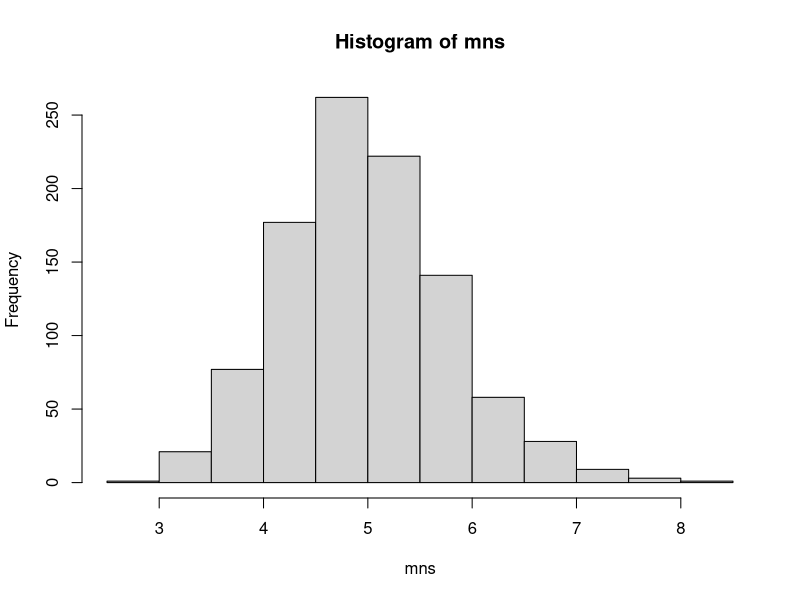
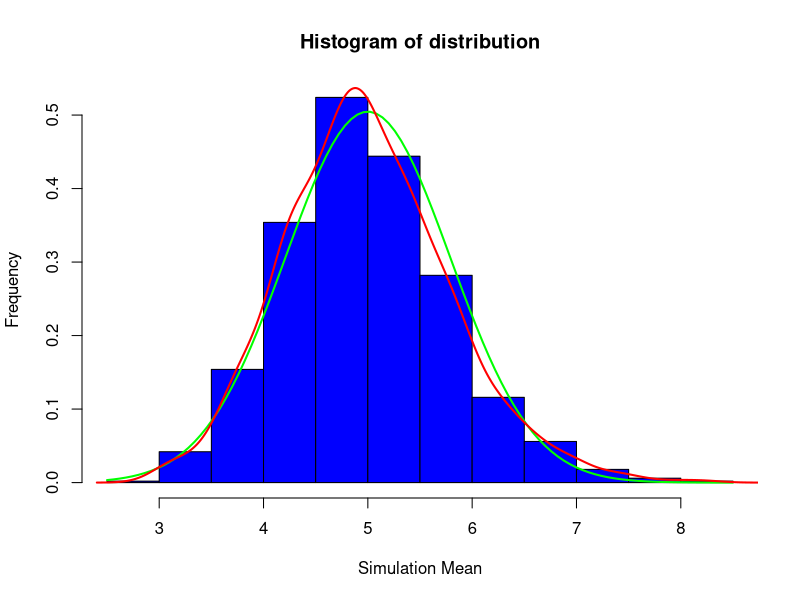

Source code (R) for these figures, in order:
## ---- chunk 1
knitr::opts_chunk$set(echo = TRUE)
## ---- chunk 2

set.seed(42) # seed for reproductibility
lambda <- 0.2
n <- 40 # number of exponentials
sim <- 1000 # number of simulations

mns = NULL
for (i in 1 : 1000) mns = c(mns, mean(rexp(n, lambda)))
hist(mns)

## ---- chunk 3
mu = 1/lambda
mu
## ---- chunk 4
mean(mns)
## ---- chunk 5
Var = mu^2/n
Var
## ---- chunk 6
var(mns)
## ---- chunk 7
hist(mns, freq = FALSE, col="blue", xlab = "Simulation Mean", ylab = "Frequency", main = "Histogram of distribution")
curve(dnorm(x, mean=lambda^-1, sd=(lambda*sqrt(n))^-1), add=TRUE, col='green', lwd=2)
lines(density(mns),col="red",lwd=2)
